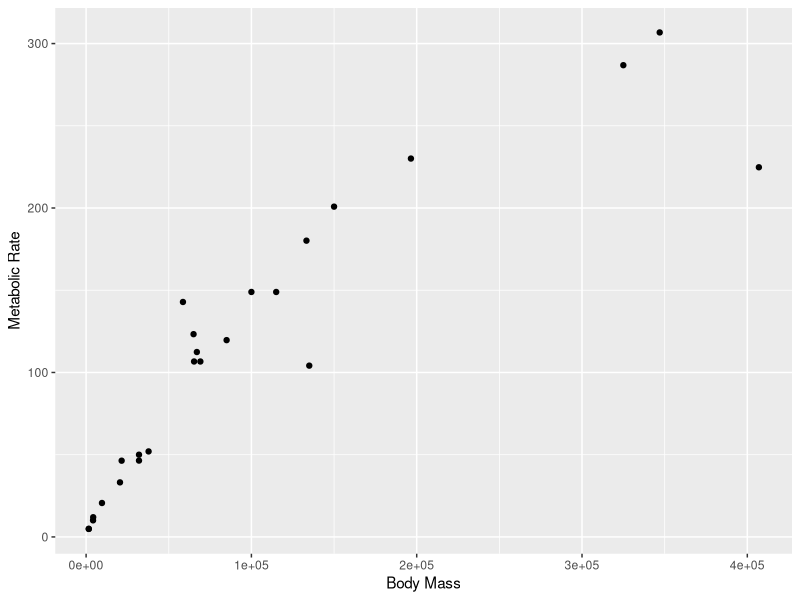

R code for this plot:
# Load library
library(tidyverse)

#set up data frame for plotting
size_mr_data <- data.frame(
  body_mass = c(32000, 37800, 347000, 4200, 196500, 100000, 4290, 
    32000, 65000, 69125, 9600, 133300, 150000, 407000, 115000, 
    67000,325000, 21500, 58588, 65320, 85000, 135000, 20500, 1613,
    1618),
  metabolic_rate = c(49.984, 51.981, 306.770, 10.075, 230.073, 
    148.949, 11.966, 46.414, 123.287, 106.663, 20.619, 180.150, 
    200.830, 224.779, 148.940, 112.430, 286.847, 46.347, 142.863, 
    106.670, 119.660, 104.150, 33.165, 4.900, 4.865))

#code goes here

#1
ggplot(size_mr_data) + geom_point(mapping = aes(x = body_mass, y = metabolic_rate)) + 
  labs(x = "Body Mass", y =  "Metabolic Rate")

